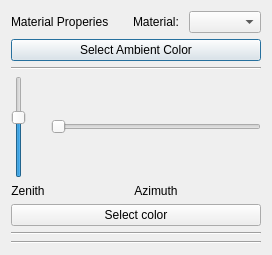
<?xml version="1.0" encoding="UTF-8"?>
<ui version="4.0">
 <class>Dialog</class>
 <widget class="QDialog" name="Dialog">
  <property name="geometry">
   <rect>
    <x>0</x>
    <y>0</y>
    <width>272</width>
    <height>255</height>
   </rect>
  </property>
  <property name="windowTitle">
   <string>Dialog</string>
  </property>
  <layout class="QVBoxLayout" name="verticalLayout_4">
   <item>
    <layout class="QVBoxLayout" name="verticalLayout">
     <property name="sizeConstraint">
      <enum>QLayout::SetMinimumSize</enum>
     </property>
     <item>
      <layout class="QHBoxLayout" name="horizontalLayout">
       <property name="sizeConstraint">
        <enum>QLayout::SetMinimumSize</enum>
       </property>
       <item>
        <widget class="QLabel" name="MaterialPropertiesLabel">
         <property name="sizePolicy">
          <sizepolicy hsizetype="Minimum" vsizetype="Minimum">
           <horstretch>0</horstretch>
           <verstretch>0</verstretch>
          </sizepolicy>
         </property>
         <property name="text">
          <string>Material Properies</string>
         </property>
        </widget>
       </item>
       <item>
        <spacer name="horizontalSpacer">
         <property name="orientation">
          <enum>Qt::Horizontal</enum>
         </property>
         <property name="sizeType">
          <enum>QSizePolicy::Expanding</enum>
         </property>
         <property name="sizeHint" stdset="0">
          <size>
           <width>40</width>
           <height>20</height>
          </size>
         </property>
        </spacer>
       </item>
       <item>
        <widget class="QLabel" name="label_5">
         <property name="text">
          <string>Material: </string>
         </property>
        </widget>
       </item>
       <item>
        <widget class="QComboBox" name="MaterialComboBox"/>
       </item>
      </layout>
     </item>
     <item>
      <widget class="QPushButton" name="AmbientColorButton">
       <property name="text">
        <string>Select Ambient Color</string>
       </property>
      </widget>
     </item>
    </layout>
   </item>
   <item>
    <widget class="Line" name="line_3">
     <property name="orientation">
      <enum>Qt::Horizontal</enum>
     </property>
    </widget>
   </item>
   <item>
    <layout class="QVBoxLayout" name="verticalLayout_2">
     <item>
      <layout class="QGridLayout" name="gridLayout_2">
       <item row="0" column="1">
        <widget class="QSlider" name="AzimuthSlider">
         <property name="value">
          <number>0</number>
         </property>
         <property name="orientation">
          <enum>Qt::Horizontal</enum>
         </property>
        </widget>
       </item>
       <item row="1" column="0">
        <widget class="QLabel" name="label">
         <property name="text">
          <string>Zenith</string>
         </property>
         <property name="alignment">
          <set>Qt::AlignCenter</set>
         </property>
        </widget>
       </item>
       <item row="0" column="0">
        <widget class="QSlider" name="ZenithSlider">
         <property name="value">
          <number>60</number>
         </property>
         <property name="orientation">
          <enum>Qt::Vertical</enum>
         </property>
        </widget>
       </item>
       <item row="1" column="1">
        <widget class="QLabel" name="label_2">
         <property name="text">
          <string>Azimuth</string>
         </property>
         <property name="alignment">
          <set>Qt::AlignCenter</set>
         </property>
        </widget>
       </item>
      </layout>
     </item>
     <item>
      <widget class="QPushButton" name="DirLightColorButton">
       <property name="text">
        <string>Select color</string>
       </property>
      </widget>
     </item>
    </layout>
   </item>
   <item>
    <widget class="Line" name="line_2">
     <property name="orientation">
      <enum>Qt::Horizontal</enum>
     </property>
    </widget>
   </item>
   <item>
    <widget class="Line" name="line">
     <property name="orientation">
      <enum>Qt::Horizontal</enum>
     </property>
    </widget>
   </item>
  </layout>
 </widget>
 <resources/>
 <connections/>
</ui>
